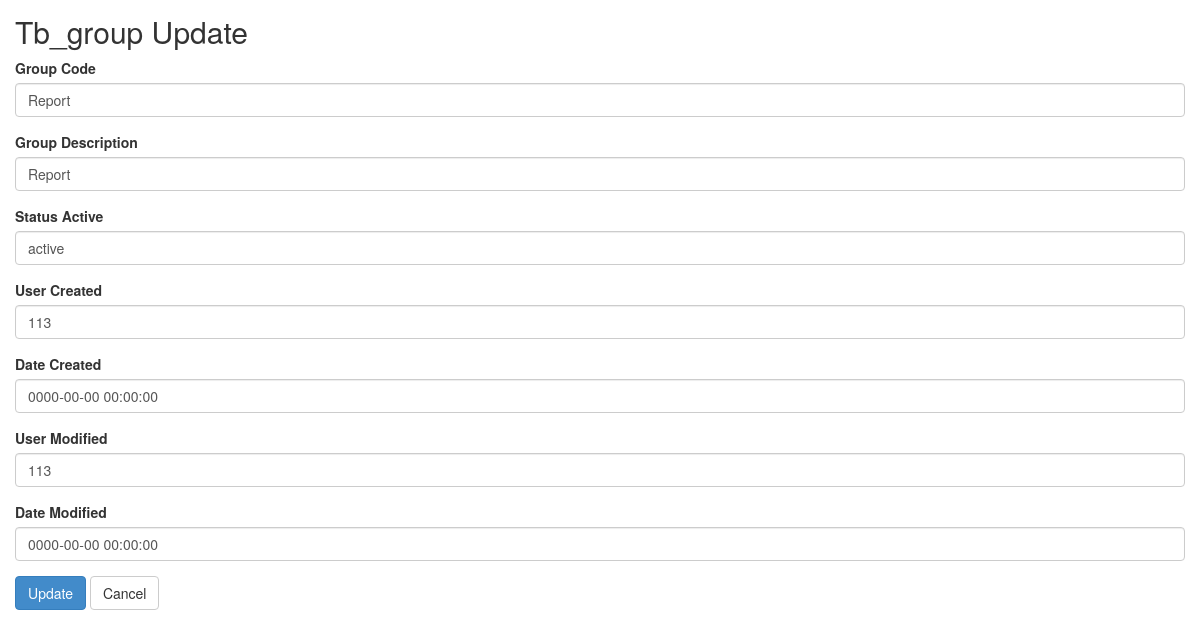
/tb_group/update/9.html, run on the app's committed database.
### tables this page shows
CREATE TABLE `tb_group` (
  `id` int(11) NOT NULL AUTO_INCREMENT,
  `group_code` varchar(20) DEFAULT NULL,
  `group_description` varchar(200) DEFAULT NULL,
  `status_active` varchar(10) DEFAULT NULL,
  `user_created` varchar(20) DEFAULT NULL,
  `date_created` datetime DEFAULT NULL,
  `user_modified` varchar(20) DEFAULT NULL,
  `date_modified` datetime DEFAULT NULL,
  PRIMARY KEY (`id`),
  KEY `group_code` (`group_code`) USING BTREE
);

### application/controllers/Tb_group.php (called while the page is built, shortened)
<?php
class Tb_group extends CI_Controller
{
    function __construct()
    {
        $this->load->model('Tb_group_model');
        $this->load->library('form_validation');
    }
    public function update($id)
    {
        $row = $this->Tb_group_model->get_by_id($id);
        if ($row) {
            $data = array(
                'button' => 'Update',
                'action' => site_url('tb_group/update_action'),
		'id' => set_value('id', $row->id),
		'group_code' => set_value('group_code', $row->group_code),
		'group_description' => set_value('group_description', $row->group_description),
		'status_active' => set_value('status_active', $row->status_active),
		'user_created' => set_value('user_created', $row->user_created),
		'date_created' => set_value('date_created', $row->date_created),
		'user_modified' => set_value('user_modified', $row->user_modified),
		'date_modified' => set_value('date_modified', $row->date_modified),
	    );
            $this->load->view('tb_group/tb_group_form', $data);
        } else {
            $this->session->set_flashdata('message', 'Record Not Found');
            redirect(site_url('tb_group'));
        }
    }
}

### index.php (called while the page is built, shortened)
<?php
require_once BASEPATH.'core/CodeIgniter.php';

### application/models/Tb_group_model.php (called while the page is built, shortened)
<?php
class Tb_group_model extends CI_Model
{
    public $table = 'tb_group';
    public $id = 'id';
    function get_by_id($id)
    {
        $this->db->where($this->id, $id);
        return $this->db->get($this->table)->row();
    }
}

### application/views/tb_group/tb_group_form.php (the view, shortened to what this page needs)
<!doctype html>
<html>
    <head>
        <link rel="stylesheet" href="<?php echo base_url('assets/bootstrap/css/bootstrap.min.css') ?>"/>
    </head>
    <body>
        <h2 style="margin-top:0px">Tb_group <?php echo $button ?></h2>
        <form action="<?php echo $action; ?>" method="post">
	    <div class="form-group">
            <label for="varchar">Group Code <?php echo form_error('group_code') ?></label>
            <input type="text" class="form-control" name="group_code" id="group_code" placeholder="Group Code" value="<?php echo $group_code; ?>" />
        </div>
	    <div class="form-group">
            <label for="varchar">Group Description <?php echo form_error('group_description') ?></label>
            <input type="text" class="form-control" name="group_description" id="group_description" placeholder="Group Description" value="<?php echo $group_description; ?>" />
        </div>
	    <div class="form-group">
            <label for="varchar">Status Active <?php echo form_error('status_active') ?></label>
            <input type="text" class="form-control" name="status_active" id="status_active" placeholder="Status Active" value="<?php echo $status_active; ?>" />
        </div>
	    <div class="form-group">
            <label for="varchar">User Created <?php echo form_error('user_created') ?></label>
            <input type="text" class="form-control" name="user_created" id="user_created" placeholder="User Created" value="<?php echo $user_created; ?>" />
        </div>
	    <div class="form-group">
            <label for="datetime">Date Created <?php echo form_error('date_created') ?></label>
            <input type="text" class="form-control" name="date_created" id="date_created" placeholder="Date Created" value="<?php echo $date_created; ?>" />
        </div>
	    <div class="form-group">
            <label for="varchar">User Modified <?php echo form_error('user_modified') ?></label>
            <input type="text" class="form-control" name="user_modified" id="user_modified" placeholder="User Modified" value="<?php echo $user_modified; ?>" />
        </div>
	    <div class="form-group">
            <label for="datetime">Date Modified <?php echo form_error('date_modified') ?></label>
            <input type="text" class="form-control" name="date_modified" id="date_modified" placeholder="Date Modified" value="<?php echo $date_modified; ?>" />
        </div>
	    <button type="submit" class="btn btn-primary"><?php echo $button ?></button>
	    <a href="<?php echo site_url('tb_group') ?>" class="btn btn-default">Cancel</a>
	</form>
    </body>
</html>

### application/views/tb_group/tb_group_form.php (style rules this page uses)
body { padding: 15px; }

### data on the page
tb_group: group_code "Report", group_description "Report", status_active "active", user_created "113", date_created "0000-00-00 00:00:00", user_modified "113", date_modified "0000-00-00 00:00:00"

### other printed values
$button "Update"
